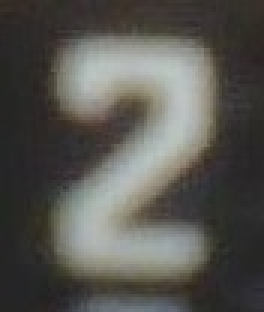
#> input picture data/digit_v1_latest/2/842.jpg, 88 x 104 px, given in place of erosin.png, which was not available (shown 3 times larger)
$ python auto_segmentation.py
#> lines starting #> are read from the running program, lines starting #| are printed output that depends on the picture; pictures that were not available may be replaced by others from this repository, and a replacement may not be noted
# -*- coding: utf-8 -*-
"""
Created on Mon Aug 16 16:33:46 2021

@author: hp
"""
import sys
import matplotlib.pyplot as plt
import numpy as np
from PIL import Image as im
import cv2
from scipy.ndimage import interpolation as inter

base_dir = 'D:/LYIT/repository/yolo/labelled_digit/MR-AMR Dataset/v1_mix/0/'

input_file = base_dir + 'erosin.png'
img = im.open(input_file)
#> img is the input picture: PIL image 88x104 RGB; mean R, G, B 87.3, 86.2, 81.4
# convert to binary
wd, ht = img.size
#> wd = 88; ht = 104
pix = np.array(img.convert('1').getdata(), np.uint8)
#> pix = 9152 values, max 255 at index 90, min 0 at index 0, mean 84.79
bin_img = 1 - (pix.reshape((ht, wd)) / 255.0)
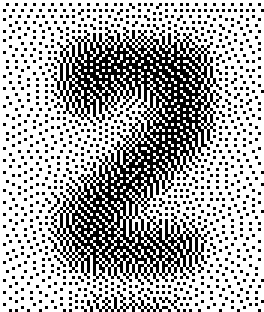
#> bin_img: shape (104, 88) float64 (shown 3 times larger); values 0 (black) and 1 (white), 66.8% white; black in thin lines or dots
plt.imshow(bin_img, cmap='gray')
plt.savefig(base_dir +'binary.png')
def find_score(arr, angle):
    data = inter.rotate(arr, angle, reshape=False, order=0)
    hist = np.sum(data, axis=1)
    score = np.sum((hist[1:] - hist[:-1]) ** 2)
    return hist, score
delta = 1
limit = 5
angles = np.arange(-limit, limit+delta, delta)
scores = []
for angle in angles:
    hist, score = find_score(bin_img, angle)
    scores.append(score)
#> this loop made 11 passes
#> score on passes 1 to 11: 2826, 3363, 2733, 3123, 3286, 6056, 3479, 3205, 3154, 3265, 2968
#> pass 1, in find_score, `data = inter.rotate(arr, angle, reshape=False, order=0)`:
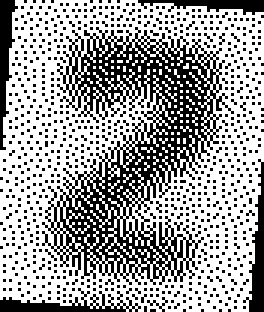
#> data: shape (104, 88) float64 (shown 3 times larger); values 0 (black) and 1 (white), 62.3% white; black in thin lines or dots
#> pass 2, in find_score (call 2), `data = inter.rotate(arr, angle, reshape=False, order=0)`:
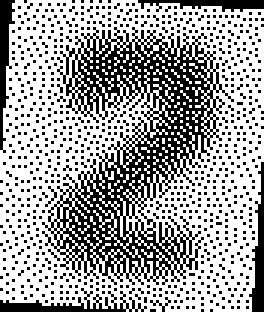
#> data: shape (104, 88) float64 (shown 3 times larger); values 0 (black) and 1 (white), 63% white; black in thin lines or dots
#> pass 3, in find_score (call 3), `data = inter.rotate(arr, angle, reshape=False, order=0)`:
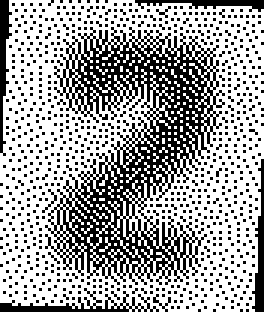
#> data: shape (104, 88) float64 (shown 3 times larger); values 0 (black) and 1 (white), 63.5% white; black in thin lines or dots
#> after the loop, scores = [2826, 3363, 2733, 3123, 3286, 6056, 3479, 3205, 3154, 3265, 2968]
best_score = max(scores)
#> best_score = 6056
best_angle = angles[scores.index(best_score)]
#> best_angle = 0
#print('Best angle: {}'.formate(best_angle))
# correct skew
data = inter.rotate(bin_img, best_angle, reshape=False, order=0)
img = im.fromarray((255 * data).astype("uint8")).convert("RGB")
#> img: PIL image 88x104 RGB; 66.8% white; black in thin lines or dots
img.save(base_dir + 'skew_corrected.png')


# Reading image from folder where it is stored
img = cv2.imread(base_dir + '76.jpg')
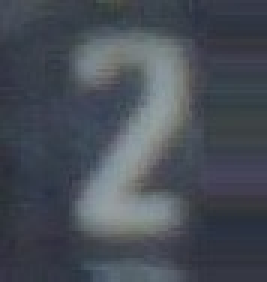
#> input picture data/digit_v1_latest/2/76.jpg, 89 x 94 px, found by its file name (shown 3 times larger)
#> img is the input picture: shape (94, 89, 3); mean B, G, R 87.1, 78.1, 72.1
# denoising of image saving it into dst image
dst = cv2.fastNlMeansDenoisingColored(img, None, 10, 10, 7, 15)
# Plotting of source and destination image
plt.subplot(121), plt.imshow(img)
plt.subplot(122), plt.imshow(dst)
#plt.show()
plt.savefig(base_dir +'test.png')
#> figure, not shown here; B, G, R data is drawn as R, G, B


"""
# erosion of the input image
name = '65.jpg'
img = cv2.imread(base_dir + name,0)
kernel = np.ones((5,5),np.uint8)
erosion = cv2.erode(img,kernel,iterations = 1)
plt.imshow(erosion, cmap='gray')
plt.savefig(base_dir +'erosin.png')
"""
